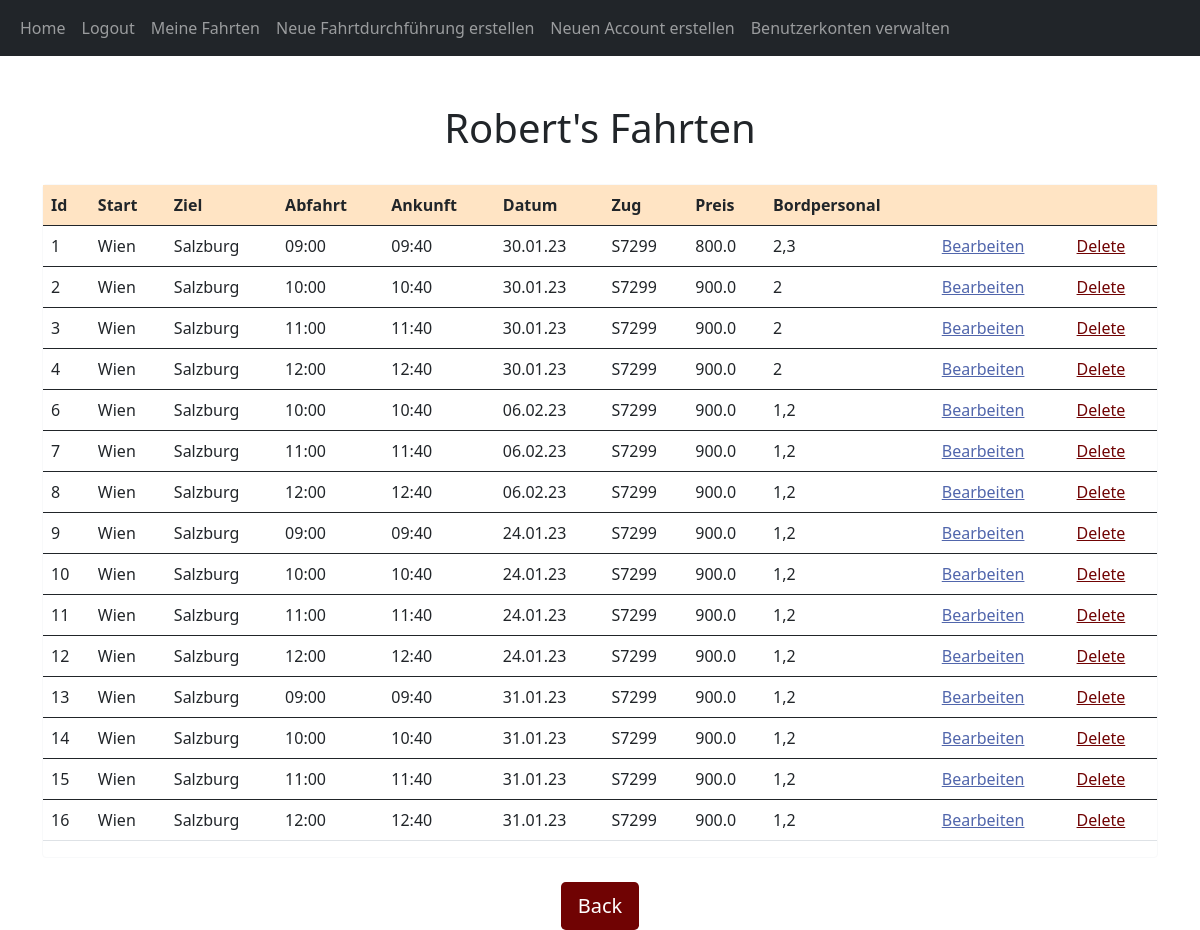
Page /posts/Robert (signed in) on the committed database.
### website/models.py (models this page shows, shortened)
class User(db.Model, UserMixin):
    id = db.Column(db.Integer, primary_key=True)
    email = db.Column(db.String(150), unique=True)
    username = db.Column(db.String(150), unique=True)
    password = db.Column(db.String(150))
    date_created = db.Column(db.DateTime(timezone=True), default=func.now())
    admin = db.Column(db.String(150))
    posts = db.relationship('Post', backref='user', passive_deletes=True)
    def get_admin(self):
        return self.admin

class Post(db.Model):
    id = db.Column(db.Integer, primary_key=True)
    start = db.Column(db.String, nullable=False)
    ziel = db.Column(db.String, nullable=False)
    zug = db.Column(db.String, nullable=False)
    bordpersonal = db.Column(db.String, nullable=False)
    preis = db.Column(db.Float, nullable=False)
    datum = db.Column(db.String, nullable=False)
    uhrzeit = db.Column(db.String, nullable=False)
    ankunft = db.Column(db.String, nullable=False)
    strecken = db.Column(db.String, nullable=False)
    date_created = db.Column(db.DateTime(timezone=True), default=func.now())
    author = db.Column(db.Integer, db.ForeignKey(
        'user.id', ondelete="CASCADE"), nullable=False)

### website/views.py (the view)
@views.route("/posts/<username>")
@login_required
def posts(username):
    user = User.query.filter_by(username=username).first()
    if not user:
        flash('Es existiert kein User mit diesem Usernamen.', category='error')
        return redirect(url_for('views.home'))
    posts = methods.get_fahrten_von_bordpersonal(user.id)
    return render_template("posts.html", user=current_user, posts=posts, username=username)

### website/__init__.py (called while the page is built)
def create_app():
    app = Flask(__name__)
    app.config['SECRET_KEY'] = "helloworld"
    app.config['SQLALCHEMY_DATABASE_URI'] = f'sqlite:///{DB_NAME}'
    db.init_app(app)
    from .views import views
    from .auth import auth
    app.register_blueprint(views, url_prefix="/")
    app.register_blueprint(auth, url_prefix="/")
    from .models import User, Post
    create_database(app)
    login_manager = LoginManager()
    login_manager.login_view = "auth.login"
    login_manager.init_app(app)
    @login_manager.user_loader
    def load_user(id):
        return User.query.get(int(id))
    return app

### website/methods.py (called while the page is built)
def get_fahrplan():
    return Post.query.all()

def get_fahrten_von_bordpersonal(id):
    data = get_fahrplan()
    id = str(id)
    return_data = []
    for d in data:
        id_list = d.bordpersonal.split(",")
        if id in id_list:
            return_data.append(d)
    return return_data

### website/templates/posts.html (shortened to what this page needs)
{% extends "posts_div.html" %}  {% block header %} {{username}}'s Fahrten {% endblock %} {% block footer %}
<div align="center">
  <br/>
  <a href="/home"
    ><button type="button" class="btn btn-lg" style="background-color: rgb(112, 3, 3); color:white">Back</button></a
  >
</div>
{% endblock %}

### website/templates/posts_div.html (shortened to what this page needs)
{% extends "base.html" %} {% block title %}Home{% endblock %} {% block content
%}
<link rl="stylesheet" href="/static/stylesl.css"/>
<h1 align="center">
  <br/>
  {% block header %}Fahrplan{% endblock %}</h1>
  <link rl="stylesheet" href="/static/stylesl.css"/>
<div id="posts">
  <br/>
  <div class="card border-light" align="center">
  <table class = "table table-hover">
    <thread>
      <tr class="table" style="background-color:bisque">
        <th scope="col">Id</th>
        <th scope="col">Start</th>
        <th scope="col">Ziel</th>
        <th scope="col">Abfahrt</th>
        <th scope="col">Ankunft</th>
        <th scope="col">Datum</th>
        <th scope="col">Zug</th>
        <th scope="col">Preis</th>
        <th scope="col">Bordpersonal</th>
        {% if user.get_admin() == 'True' %}
        <th scope="col"></th>
        <th scope="col"></th>
        {% endif %}
      </tr>
    </thread>
    {% for post in posts %}
        <tbody>
          <tr class="table">
              <td>{{post.id}}</td>
              <td>{{post.start}}</td>
              <td>{{post.ziel}}</td>
              <td>{{post.uhrzeit}}</td>
              <td>{{post.ankunft}}</td>
              <td>{{post.datum}}</td>
              <td>{{post.zug}}</td>
              <td>{{post.preis}}</td>
              <td>{{post.bordpersonal}}</td>
              {% if user.get_admin() == 'True' %}
              <td><a href="/bearbeiten/{{post.id}}" style="color: rgb(81, 102, 172)">Bearbeiten</a></td>
              <td><a href="/delete-post/{{post.id}}" style="color: rgb(112, 3, 3)">Delete</a></td>
              {% endif %}
          </tr>
        </tbody>
    {% endfor %}
  </table>
</div>
{% block footer %}{% endblock %} {% endblock %}

### rows in the picture
User: username "Robert"
Post: id "1", start "Wien", ziel "Salzburg", uhrzeit "09:00", ankunft "09:40", datum "30.01.23", zug "S7299", preis "800.0", bordpersonal "2,3"
Post: id "2", start "Wien", ziel "Salzburg", uhrzeit "10:00", ankunft "10:40", datum "30.01.23", zug "S7299", preis "900.0", bordpersonal "2"
Post: id "3", start "Wien", ziel "Salzburg", uhrzeit "11:00", ankunft "11:40", datum "30.01.23", zug "S7299", preis "900.0", bordpersonal "2"
Post: id "4", start "Wien", ziel "Salzburg", uhrzeit "12:00", ankunft "12:40", datum "30.01.23", zug "S7299", preis "900.0", bordpersonal "2"
Post: id "6", start "Wien", ziel "Salzburg", uhrzeit "10:00", ankunft "10:40", datum "06.02.23", zug "S7299", preis "900.0", bordpersonal "1,2"
Post: id "7", start "Wien", ziel "Salzburg", uhrzeit "11:00", ankunft "11:40", datum "06.02.23", zug "S7299", preis "900.0", bordpersonal "1,2"
Post: id "8", start "Wien", ziel "Salzburg", uhrzeit "12:00", ankunft "12:40", datum "06.02.23", zug "S7299", preis "900.0", bordpersonal "1,2"
Post: id "9", start "Wien", ziel "Salzburg", uhrzeit "09:00", ankunft "09:40", datum "24.01.23", zug "S7299", preis "900.0", bordpersonal "1,2"
Post: id "10", start "Wien", ziel "Salzburg", uhrzeit "10:00", ankunft "10:40", datum "24.01.23", zug "S7299", preis "900.0", bordpersonal "1,2"
Post: id "11", start "Wien", ziel "Salzburg", uhrzeit "11:00", ankunft "11:40", datum "24.01.23", zug "S7299", preis "900.0", bordpersonal "1,2"
Post: id "12", start "Wien", ziel "Salzburg", uhrzeit "12:00", ankunft "12:40", datum "24.01.23", zug "S7299", preis "900.0", bordpersonal "1,2"
Post: id "13", start "Wien", ziel "Salzburg", uhrzeit "09:00", ankunft "09:40", datum "31.01.23", zug "S7299", preis "900.0", bordpersonal "1,2"
Post: id "14", start "Wien", ziel "Salzburg", uhrzeit "10:00", ankunft "10:40", datum "31.01.23", zug "S7299", preis "900.0", bordpersonal "1,2"
Post: id "15", start "Wien", ziel "Salzburg", uhrzeit "11:00", ankunft "11:40", datum "31.01.23", zug "S7299", preis "900.0", bordpersonal "1,2"
Post: id "16", start "Wien", ziel "Salzburg", uhrzeit "12:00", ankunft "12:40", datum "31.01.23", zug "S7299", preis "900.0", bordpersonal "1,2"
